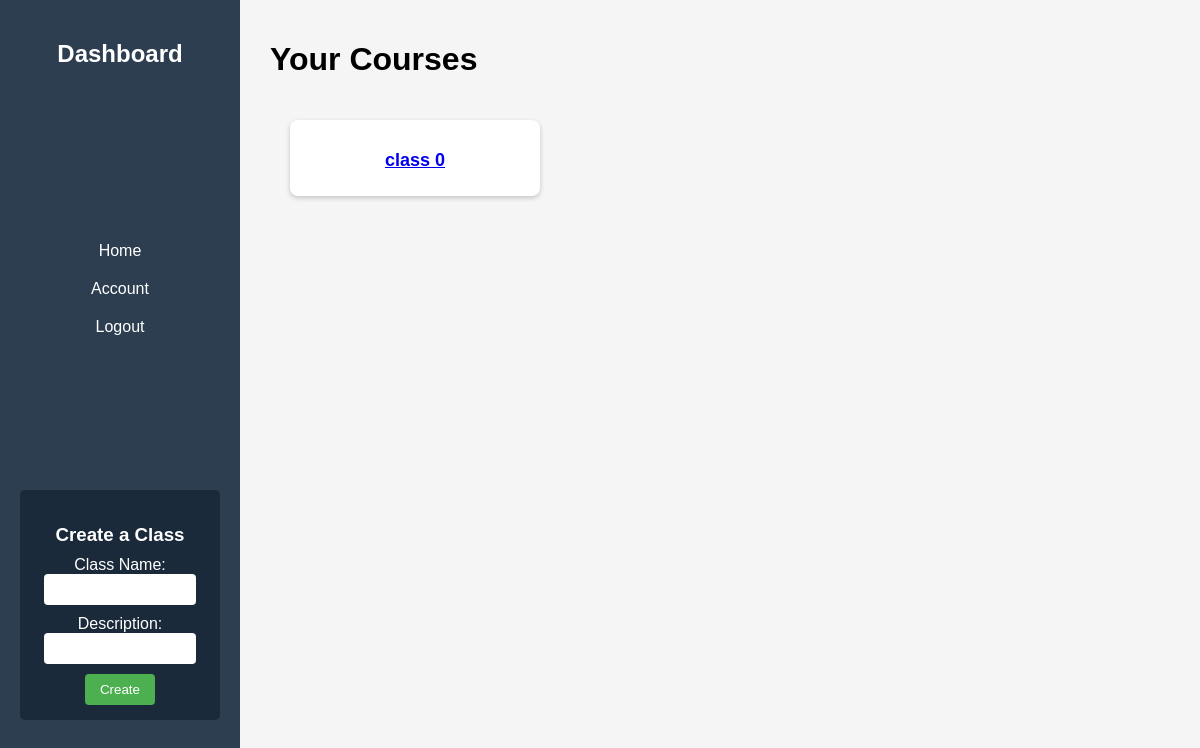
The app's page /pages/dashboard (signed in), older data.
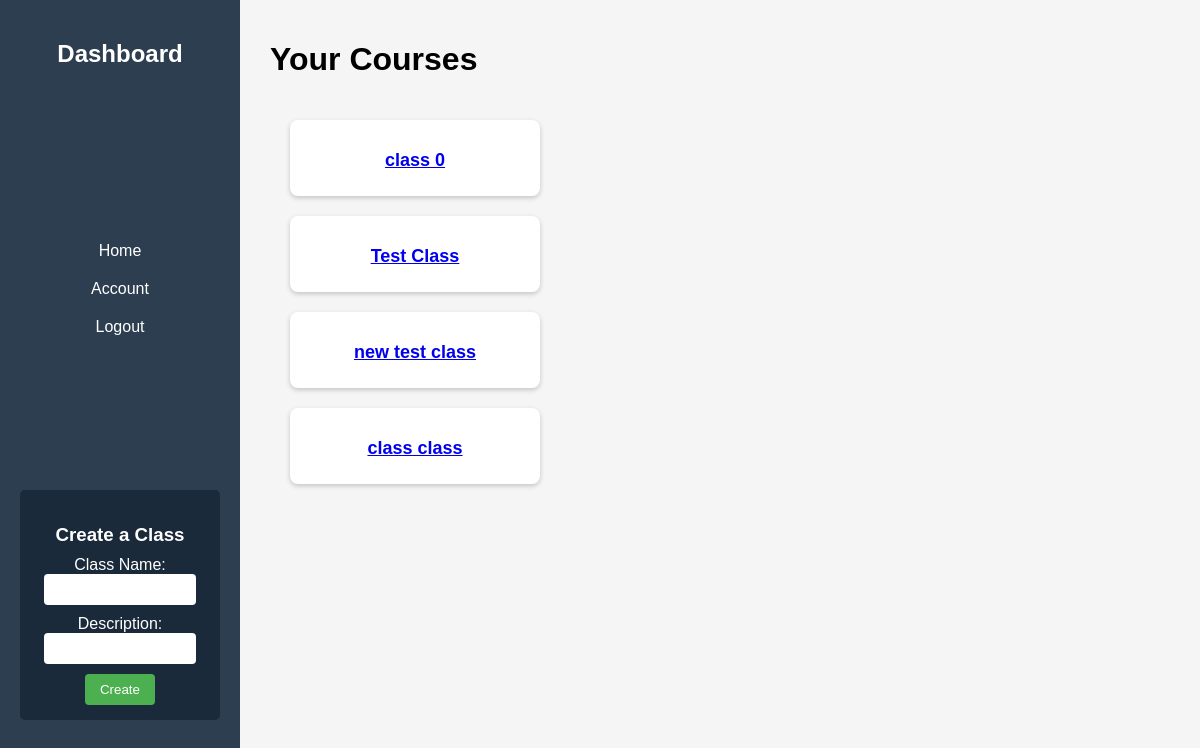
The same page, newer data.
### roadmaps/models.py (models this page shows, shortened)
class Class(models.Model):
    class_name = models.CharField(max_length=25)
    class_desc = models.TextField(max_length=300, default="")
    class_instructor = models.ForeignKey(AppUser, on_delete=models.DO_NOTHING, related_name="instructor_classes") # One class has one instructor
    class_student = models.ManyToManyField(AppUser, related_name="student_classes") # N students can be a part of M classes
    class_join_code = models.CharField(unique=True, max_length=5, null=True)
    created_at = models.DateTimeField(auto_now_add=True)

### roadmaps/views.py (the view)
# urls.py: path("pages/dashboard", views.dashboard, name="dashboard"),
@login_required(login_url='login')
def dashboard(request):
    if request.session["usertype"] == "student":
        if request.method == "POST":
            pass
        return render(request, 'roadmaps/pages/dashboard.html', {"username": request.session['username'],
                                                                 "classes" : AppUser.objects.get(id=request.session['user_id']).student_classes.all(),
                                                                 "student": True})
    elif request.session["usertype"] == "instructor":
        if request.method == "POST":
            def get_unique_code():
                code = None
                while code == None:
                    characters = string.ascii_letters + string.digits
                    code = ''.join(random.choices(characters, k=5))
                    _class = Class.objects.filter(class_join_code=code)
                    if _class:
                        code == None
                return code
            form = CreateClassForm(request.POST)
            if form.is_valid():
                class_code = get_unique_code()
                class_name = form.cleaned_data['class_name']
                class_desc = form.cleaned_data['class_desc']
                new_class = Class (
                    class_name=class_name,
                    class_desc=class_desc,
                    class_instructor=AppUser.objects.get(id=request.session['user_id']),
                    class_join_code=class_code
                )
                new_class.save()
                messages.success(request, "Class Creation Successful!")
                return redirect('dashboard')
        else:
            form = CreateClassForm()
        return render(request, 'roadmaps/pages/dashboard.html', {"username": request.session['username'],
                                                                 "classes" : Class.objects.filter(class_instructor=AppUser.objects.get(id=request.session['user_id'])),
                                                                 "student": False, "create_class_form": form})

### roadmaps/forms.py
class CreateClassForm(forms.ModelForm):
    class_name = forms.CharField(max_length=30, required=True)
    class_desc = forms.CharField(max_length=160, required=True)
    class Meta:
        model = Class
        fields = ["class_name", "class_desc"]

### roadmaps/templates/roadmaps/pages/dashboard.html (shortened to what this page needs)
<!DOCTYPE html>
<html lang="en">
<head>
    {% load static %}
    <link rel="stylesheet" href="{% static 'css/dashboard.css' %}">
</head>
<body>
    <div class="dashboard-container">
        <div class="sidebar">
            <h2>Dashboard</h2>
            <ul>
                <li><a href="{% url 'dashboard' %}">Home</a></li>
                <li><a href="{% url 'account' %}">Account</a></li>
                <li><a href="{% url 'logout' %}">Logout</a></li>
            </ul>
            <div class="join-class">
                {% if student %}
                    <h3>Join a Class</h3>
                    <form method="POST" action="{% url 'join_class' %}">
                        {% csrf_token %}
                        <input type="text" name="join_code" placeholder="Enter Code" required>
                        <button type="submit">Join</button>
                    </form>
                {% else %}
                    <h3>Create a Class</h3>
                    <form method="POST">
                        <label for="{{ form.class_name.id_for_label }}">Class Name:</label>
                        {{ create_class_form.class_name }}
                        <label for="{{ form.class_desc.id_for_label }}">Description:</label>
                        {{ create_class_form.class_desc }}
                        <button type="submit">Create</button>
                    </form>
                {% endif %}
            </div>
        </div>
        <div class="main-content">
            <h1>Your Courses</h1>
            <div class="course-grid">
                {% for class_instance in classes %}
                <a href="{% url 'class_detail' class_instance.id %}" class="course-card">
                    <h2>{{ class_instance.class_name }}</h2>
                </a>
                {% empty %}
                <p>No classes available.</p>
                {% endfor %}
            </div>
        </div>
    </div>
</body>
</html>

### roadmaps/static/css/dashboard.css (style rules this page uses)
body { font-family: Arial, sans-serif; margin: 0; display: flex; background-color: #f5f5f5; }
.sidebar { width: 200px; height: 100vh; background-color: #2d3e50; color: white; padding: 20px; position: fixed; display: flex; flex-direction: column; justify-content: space-between; }
.sidebar h2 { text-align: center; margin-bottom: 20px; }
.sidebar ul { list-style: none; padding: 0; }
.sidebar ul li { padding: 10px; text-align: center; }
.sidebar ul li a { color: white; text-decoration: none; font-size: 16px; display: block; }
.join-class { background-color: #1b2a3a; padding: 15px; text-align: center; border-radius: 5px; margin-bottom: 100px; }
.join-class h3 { margin-bottom: 10px; }
.join-class input { width: 80%; padding: 8px; margin-bottom: 10px; border: none; border-radius: 4px; }
.join-class button { background-color: #4CAF50; color: white; padding: 8px 15px; border: none; border-radius: 4px; cursor: pointer; }
.main-content { margin-left: 250px; padding: 20px; flex-grow: 1; }
.course-grid { display: grid; grid-template-columns: repeat(auto-fill, minmax(250px, 1fr)); gap: 20px; padding: 20px; }
.course-card { background-color: white; padding: 15px; border-radius: 8px; box-shadow: 0 2px 5px rgba(0, 0, 0, 0.2); text-align: center; }
.course-card h2 { font-size: 18px; margin-bottom: 10px; }

Row changes from the older to the newer data that the page shows:
added Class: class_name "Test Class"
added Class: class_name "new test class"
added Class: class_name "class class"
